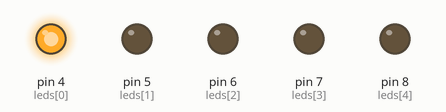
Simulated run of this sketch. Board: Arduino Uno, built with avr-gcc and run on an emulated ATmega328P. On the bench: output pins drawn as LEDs (lit = HIGH).

Above: at 0.07 s.
At 0.37 s:
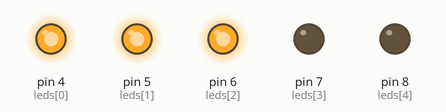
At 0.67 s:
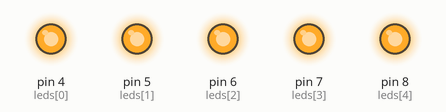
At 1.42 s:
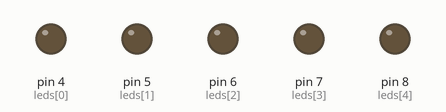
At 2.32 s:
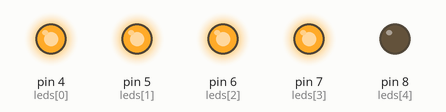
At 3.22 s:
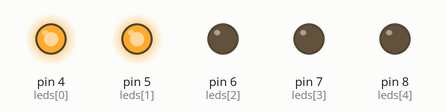
Timing chart, 0 to 3.5 s (numbered marks = the images above):
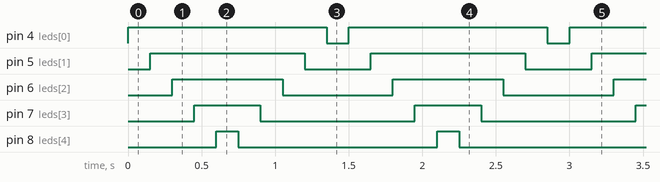

Measured:
- by itself, pin 4 (leds[0]): alternates HIGH for 1.4 s and LOW for 0.15 s
- by itself, pin 5 (leds[1]): alternates HIGH for 1.1 s and LOW for 0.45 s
- by itself, pin 6 (leds[2]): alternates HIGH for 0.75 s and LOW for 0.75 s
- by itself, pin 7 (leds[3]): alternates HIGH for 0.45 s and LOW for 1.1 s
- by itself, pin 8 (leds[4]): alternates HIGH for 0.15 s and LOW for 1.4 s

The sketch:

Projeto_008_Barra_de_LEDs_com_5_Saidas.ino
```cpp
// Projeto 008 - Barra de LEDs com 5 Saídas
// Arduino Uno | Arduino Neon Lab

int leds[] = {4,5,6,7,8};
 void setup(){ for(int i=0;i<5;i++) pinMode(leds[i], OUTPUT); }
 void loop(){
   for(int i=0;i<5;i++){ digitalWrite(leds[i], HIGH); delay(150); }
   for(int i=4;i>=0;i--){ digitalWrite(leds[i], LOW); delay(150); }
 }
```
